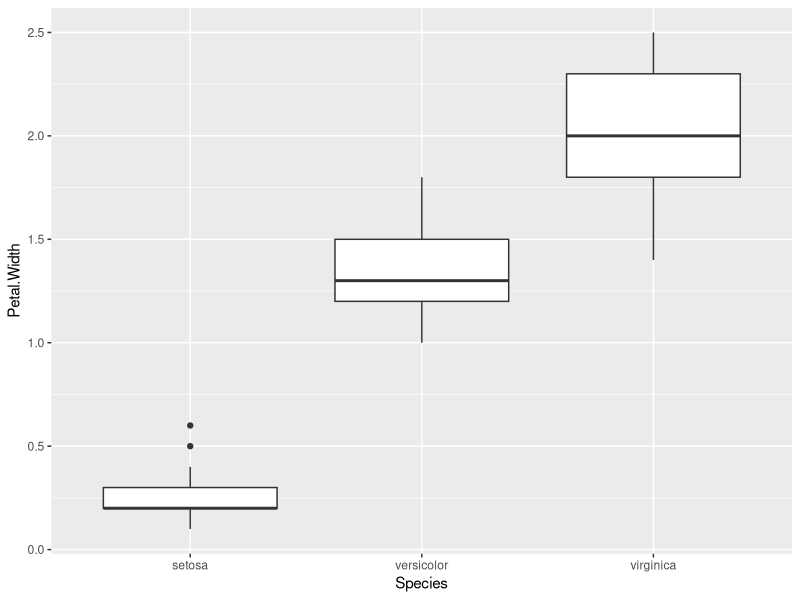
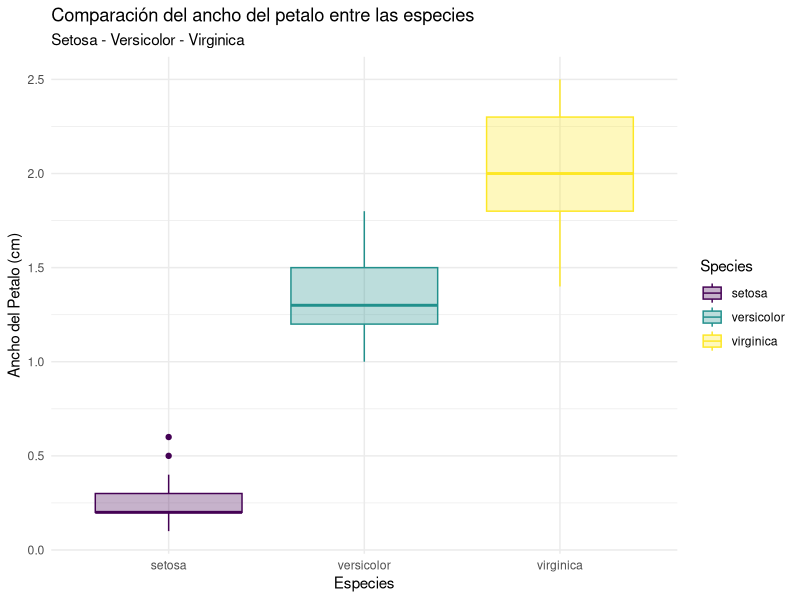
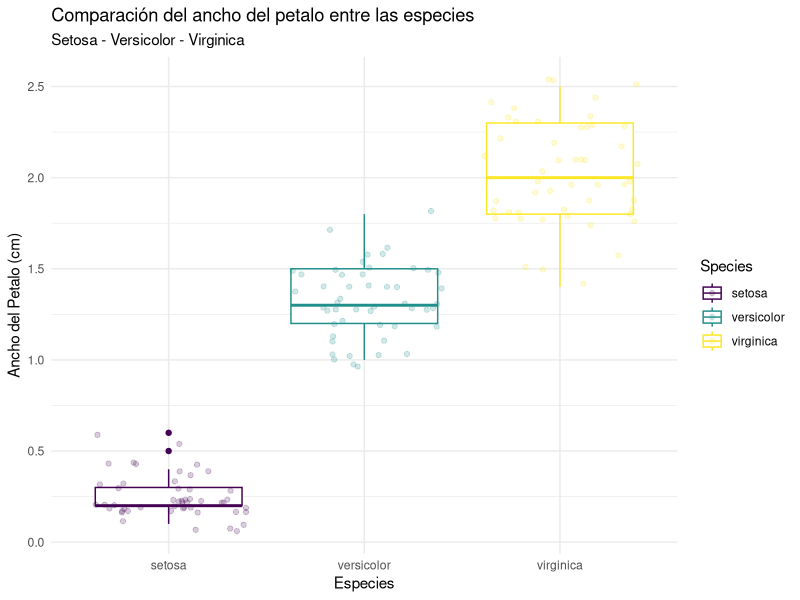
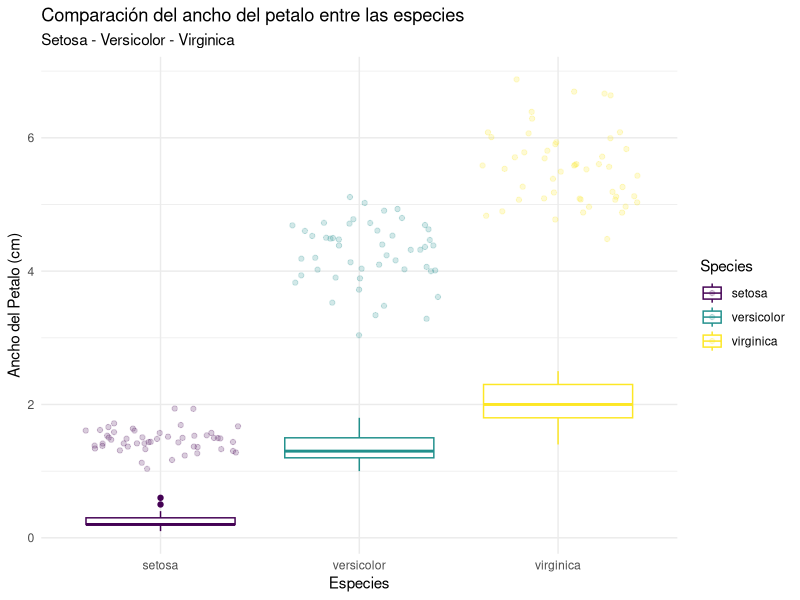
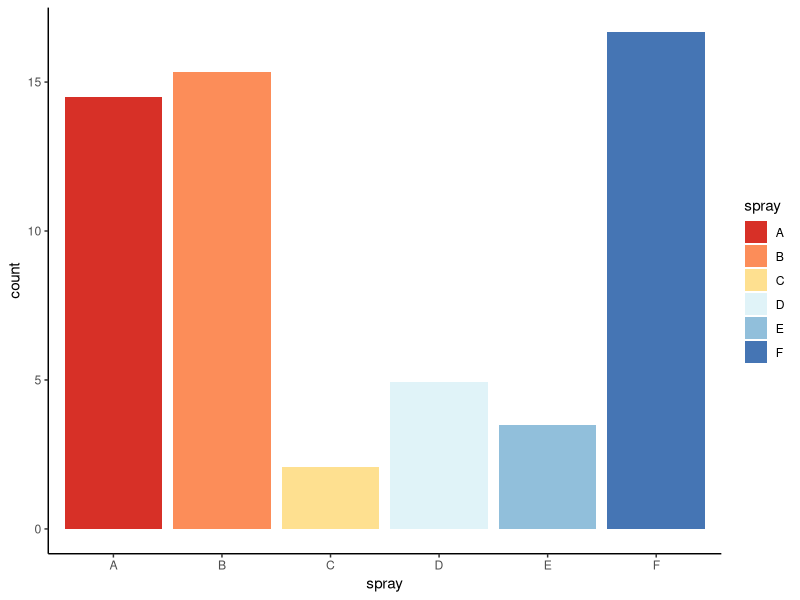
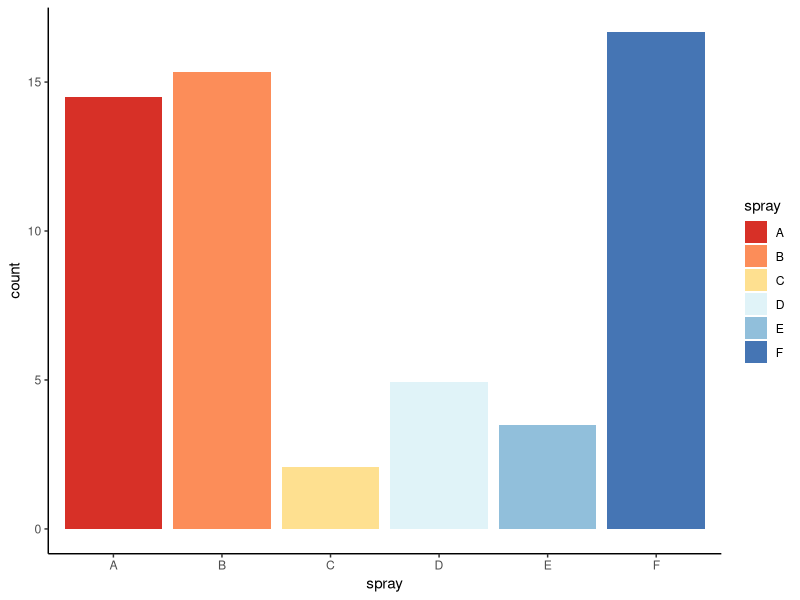
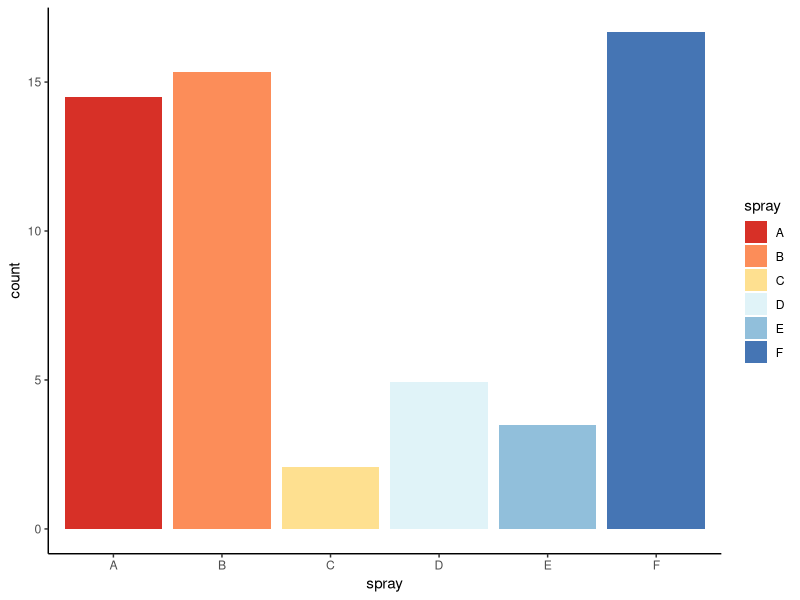
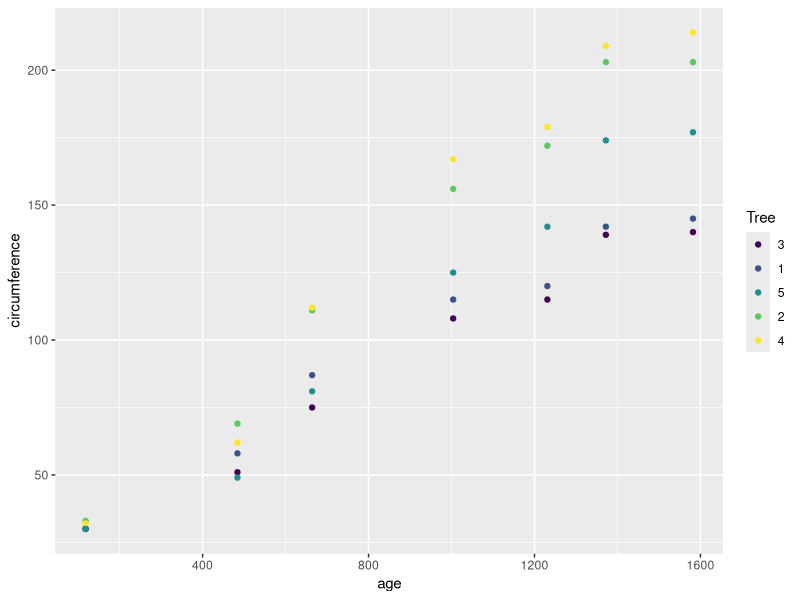

The R source for these figures, in order: (Note: this script raises an error after producing the figures.)
## ---- chunk 1
knitr::opts_chunk$set(echo = FALSE)
## ---- chunk 2
library(ggplot2)


ggplot(data = iris, mapping = aes(x  = Species, y = Petal.Width)) +
  geom_boxplot()
## ---- chunk 3
ggplot(data = iris, mapping = aes(x  = Species, y = Petal.Width, color = Species, fill = Species)) +
  geom_boxplot() +
  scale_fill_viridis_d(alpha = 0.3) +
  scale_color_viridis_d() +
  labs(
    title = "Comparación del ancho del petalo entre las especies",
    subtitle = "Setosa - Versicolor - Virginica", 
    x = "Especies",
    y = "Ancho del Petalo (cm)"
  ) +
  theme_minimal()
## ---- chunk 4
ggplot(data = iris, mapping = aes(x  = Species, y = Petal.Width, color = Species)) +
  geom_boxplot() +
  geom_jitter(alpha=0.2) +
  scale_color_viridis_d() +
  labs(
    title = "Comparación del ancho del petalo entre las especies",
    subtitle = "Setosa - Versicolor - Virginica", 
    x = "Especies",
    y = "Ancho del Petalo (cm)"
  ) +
  theme_minimal()
## ---- chunk 5
ggplot(data = iris, mapping = aes(x  = Species, y = Petal.Width, color = Species)) +
  geom_boxplot() +
  geom_jitter(aes(x = Species, y = Petal.Length), alpha=0.2) +
  scale_color_viridis_d() +
  labs(
    title = "Comparación del ancho del petalo entre las especies",
    subtitle = "Setosa - Versicolor - Virginica", 
    x = "Especies",
    y = "Ancho del Petalo (cm)"
  ) +
  theme_minimal()
## ---- chunk 6
ggplot(InsectSprays, aes(x = spray, y = count, fill = spray)) +
  geom_bar(stat='summary', fun='mean') +
  scale_fill_brewer(palette = 'RdYlBu') +
  theme_classic()
## ---- chunk 7
ggplot(InsectSprays) +
  geom_bar( aes(x = spray, y = count, fill = spray), stat='summary', fun='mean') +
  scale_fill_brewer(palette = 'RdYlBu') +
  theme_classic()
## ---- chunk 8
ggplot() +
  geom_bar(data = InsectSprays, aes(x = spray, y = count, fill = spray), stat='summary', fun='mean') +
  scale_fill_brewer(palette = 'RdYlBu') +
  theme_classic()
## ---- chunk 9
plot_orange <- ggplot(Orange, aes(x = age, y = circumference , color = Tree)) +
  geom_point()
## ---- chunk 10
plot_orange
## ---- chunk 11
plot_orange +
  theme_minimal()
  
## ---- chunk 12
plot_orange +
  geom_line() +
  theme_minimal()
## ---- chunk 13
sleep_boxplot <- ggplot(sleep, aes(x = group, y = extra, color=group)) +
  geom_boxplot() +
  scale_color_viridis_d(option='cvidis') +
  theme_minimal()

sleep_boxplot
## ---- chunk 14
ggplot(InsectSprays, aes(x = spray, y = count, fill = spray)) +
  geom_bar(stat='summary', fun='mean') +
  scale_fill_brewer(palette = 'RdYlBu') +
  theme_classic()
## ---- chunk 15
InsectSprays %>% 
  group_by(spray) %>% 
  summarise(spray_mean = mean(count), spray_sd = mean(count)) %>% 
  ggplot(aes(x=spray, y=spray_mean, fill = spray)) +
    geom_col() +
    geom_errorbar(aes(ymin=spray_mean - spray_sd, ymax = spray_mean + spray_sd)) +
    scale_fill_brewer(palette = 'RdYlBu') +
    theme_classic()
## ---- chunk 16
ggplot(txhousing, aes(sales)) +
  geom_histogram() +
  theme_minimal()
## ---- chunk 17
ggplot(Orange, aes(x = age, y = circumference , color = Tree)) +
  geom_point() +
  geom_line() +
  theme_minimal()
## ---- chunk 18
ggplot(trees, aes(x = Volume, y = Height, size = Girth)) +
  geom_point(alpha =0.5)

